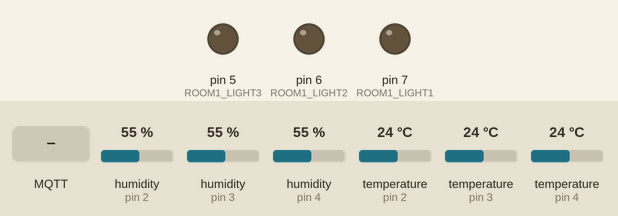
The sketch below on a simulated Arduino Uno, built with avr-gcc and run on an emulated ATmega328P. On the bench: output pins drawn as LEDs (lit = HIGH). The test bench sets the inputs (shaded band); at power-on: humidity (sensors on pin 2, pin 3, pin 4) 55 %, temperature (sensors on pin 2, pin 3, pin 4) 24 °C. WiFi joins after 1.5 s; servers stay silent unless stated; random numbers use the default seed unless the sketch sets one; no MQTT or app messages arrive unless stated; what the sketch prints to the serial monitor is not drawn.

Above: at 2.9 s.
3.0 s: MQTT message "1" arrives on the first subscribed topic
At 3.8 s:
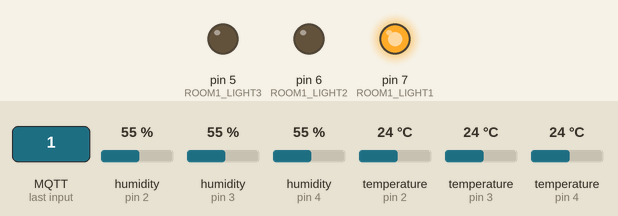
4.7 s: MQTT message "1" arrives on the second subscribed topic
At 5.7 s:
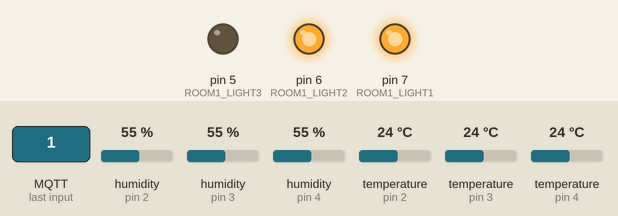
6.7 s: MQTT message "0" arrives on the first subscribed topic
At 7.6 s:
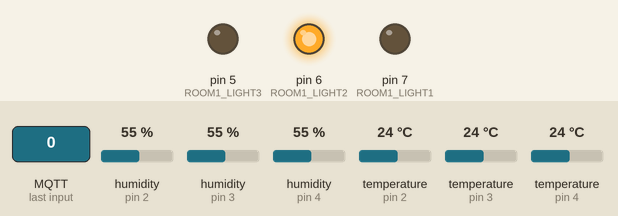
8.8 s: MQTT message "1" arrives on the third subscribed topic
At 10.6 s:
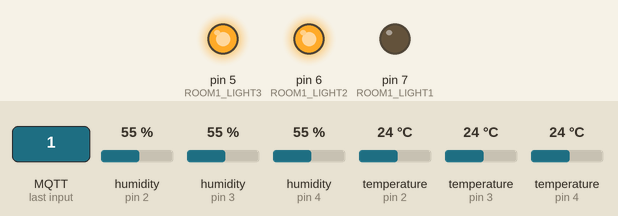
10.9 s: MQTT message "0" arrives on the second subscribed topic
At 12.6 s:
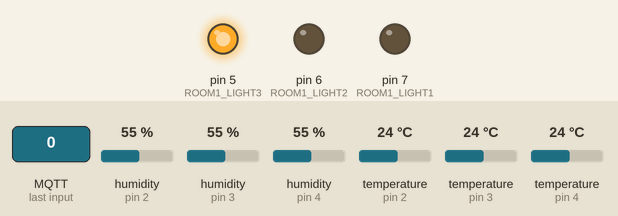
13.0 s: MQTT message "0" arrives on the third subscribed topic
At 14.5 s:
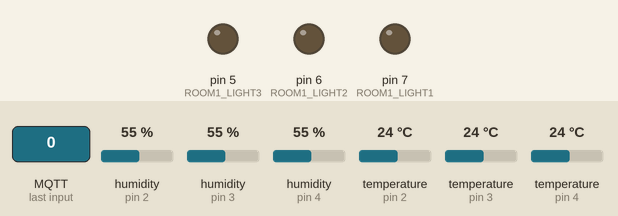
Timing chart, 0 to 16.0 s (numbered marks = the images above; inputs shaded):
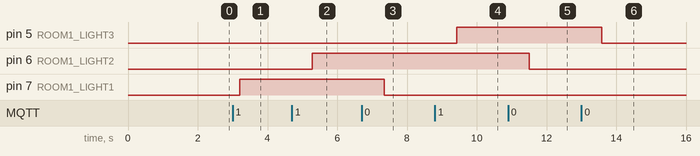

The sketch:

MQTT_Project.ino
```cpp
/*
Publishing in the callback

- connects to an MQTT server

This example shows how to control pins using Ethernet shield via MQTT
controling multiple light and read temperature sensor and display it.

*/

#include <SPI.h>
#include <Ethernet.h>
#include <PubSubClient.h>
#include <DHT.h>

#define ROOM1_LIGHT1 7
#define ROOM1_LIGHT2 6
#define ROOM1_LIGHT3 5
#define ROOM3_Temperature 4
#define ROOM2_Temperature 3
#define ROOM1_Temperature 2

#define DHTTYPE DHT11


DHT dht1(ROOM1_Temperature, DHTTYPE);
DHT dht2(ROOM2_Temperature, DHTTYPE);
DHT dht3(ROOM3_Temperature, DHTTYPE);

float t1,t2,t3;
float hic1,hic2,hic3;
float h1,h2,h3;

char temp1[8], temp2[8], temp3[8];


/* Update these with values suitable for your network.*/
byte mac[] = { 0xDE, 0xED, 0xBA, 0xFE, 0xFE, 0xED };
IPAddress ip(192, 168, 1, 100);

/*broqer address*/
IPAddress server(127, 0, 0, 1);
//const char* mqtt_server = "test.mosquitto.org";

/* Callback function header*/
void callback(char* topic, byte* payload, unsigned int length);

/*create rthernet client instance*/
EthernetClient ethClient;
/*create pubsub client instance*/
PubSubClient client(server, 1883, callback, ethClient);


/* Callback function*/
void callback(char* topic, byte* payload, unsigned int length)
{

Serial.print("Message: ");
/*turn the LED ON if the payload is '1' and publish to the MQTT server a confirmation message*/
// For Room1 light
if(strcmp(topic,"homedemo/room1/light") == 0)
{
  if(payload[0] == '1')
  {
    digitalWrite(ROOM1_LIGHT1, HIGH);
    client.publish("home/feedback", "Room1 Light On");
    Serial.print("Message: Room1 Light On");
  }
  /*turn the LED OFF if the payload is '0' and publish to the MQTT server a confirmation message*/
  if (payload[0] == '0')
  {
    digitalWrite(ROOM1_LIGHT1, LOW);
    client.publish("home/feedback", "Room1 Light Off");
  }
} // For Room2 light
else if(strcmp(topic,"homedemo/room2/light") == 0)
{
  if(payload[0] == '1')
  {
    digitalWrite(ROOM1_LIGHT2, HIGH);
    client.publish("home/feedback", "Room2 Light On");
    Serial.print("Message: Room2 Light On");
  }
  /*turn the LED OFF if the payload is '0' and publish to the MQTT server a confirmation message*/
  if (payload[0] == '0')
  {
    digitalWrite(ROOM1_LIGHT2, LOW);
    client.publish("home/feedback", "Room2 Light Off");
  }
} // For Room3 light
else if(strcmp(topic,"homedemo/room3/light") == 0)
{
  if(payload[0] == '1')
  {
    digitalWrite(ROOM1_LIGHT3, HIGH);
    client.publish("home/feedback", "Room3 Light On");
    Serial.print("Message: Room3 Light On");
  }
  /*turn the LED OFF if the payload is '0' and publish to the MQTT server a confirmation message*/
  if (payload[0] == '0')
  {
    digitalWrite(ROOM1_LIGHT3, LOW);
    client.publish("home/feedback", "Room3 Light Off");
  }
}

}

void reconnect()
{
/* Loop until we're reconnected */
while (!client.connected())
{
Serial.print("Attempting MQTT connection...");
/* Create a random client ID */
String clientId = "Home_automation_UNO";
clientId += String(random(0xffff), HEX);
/* Attempt to connect*/
if (client.connect(clientId.c_str()))
{
Serial.println("connected");
/* Once connected, publish an announcement...*/
/* ... and resubscribe*/
client.subscribe("homedemo/room1/light");
client.subscribe("homedemo/room2/light");
client.subscribe("homedemo/room3/light");

}
else
{
Serial.print("failed, rc=");
Serial.print(client.state());
Serial.println(" try again in 5 seconds");
/* Wait 5 seconds before retrying*/
delay(5000);
}
}
}

void setup()
{
pinMode(ROOM1_LIGHT1, OUTPUT); // Room1/Light
digitalWrite(ROOM1_LIGHT1, LOW);

pinMode(ROOM1_LIGHT2, OUTPUT); //Room2/Light
digitalWrite(ROOM1_LIGHT2, LOW);

pinMode(ROOM1_LIGHT3, OUTPUT); //Room3/Light
digitalWrite(ROOM1_LIGHT3, LOW);

pinMode(ROOM1_Temperature, INPUT); // Room1/Temparature
pinMode(ROOM2_Temperature, INPUT); // Room2/Temparature
pinMode(ROOM3_Temperature, INPUT); // Room3/Temparature

Serial.begin(9600);

Ethernet.begin(mac, ip);

if (Ethernet.hardwareStatus() == EthernetNoHardware) {
Serial.println("Ethernet shield was not found. Sorry, can't run without hardware. :(");
while (true) {
delay(1); // do nothing, no point running without Ethernet hardware
}
}
if (Ethernet.linkStatus() == LinkOFF) {
Serial.println("Ethernet cable is not connected.");
}
}

void loop()
{
if (!client.connected())
{
/*attempting to connect loop*/
reconnect();
}
if (client.connected())
{
h1 = dht1.readHumidity();
t1 = dht1.readTemperature();
hic1 = dht1.computeHeatIndex(t1, h1, false);

h2 = dht2.readHumidity();
t2 = dht2.readTemperature();
hic2 = dht2.computeHeatIndex(t2, h2, false);

h3 = dht3.readHumidity();
t3 = dht3.readTemperature();
hic3 = dht3.computeHeatIndex(t3, h3, false);
dtostrf(hic1,4,4,temp1);
dtostrf(hic2,4,4,temp2);
dtostrf(hic3,4,4,temp3);
client.publish("home/room1/temparature", temp1);
Serial.print(temp1);
client.publish("home/room2/temparature",temp2);
Serial.print(temp2);
client.publish("home/room3/temparature",temp3);
Serial.print(temp3);
delay(1000);
}
client.loop();
}
```

Measured:
- after the input at 3.0 s, pin 7 (ROOM1_LIGHT1): LOW → HIGH after 0.20 s
- after the input at 4.7 s, pin 6 (ROOM1_LIGHT2): LOW → HIGH after 0.58 s
- after the input at 6.7 s, pin 7 (ROOM1_LIGHT1): HIGH → LOW after 0.65 s
- after the input at 8.8 s, pin 5 (ROOM1_LIGHT3): LOW → HIGH after 0.63 s
- after the input at 10.9 s, pin 6 (ROOM1_LIGHT2): HIGH → LOW after 0.60 s
- after the input at 13.0 s, pin 5 (ROOM1_LIGHT3): HIGH → LOW after 0.58 s
